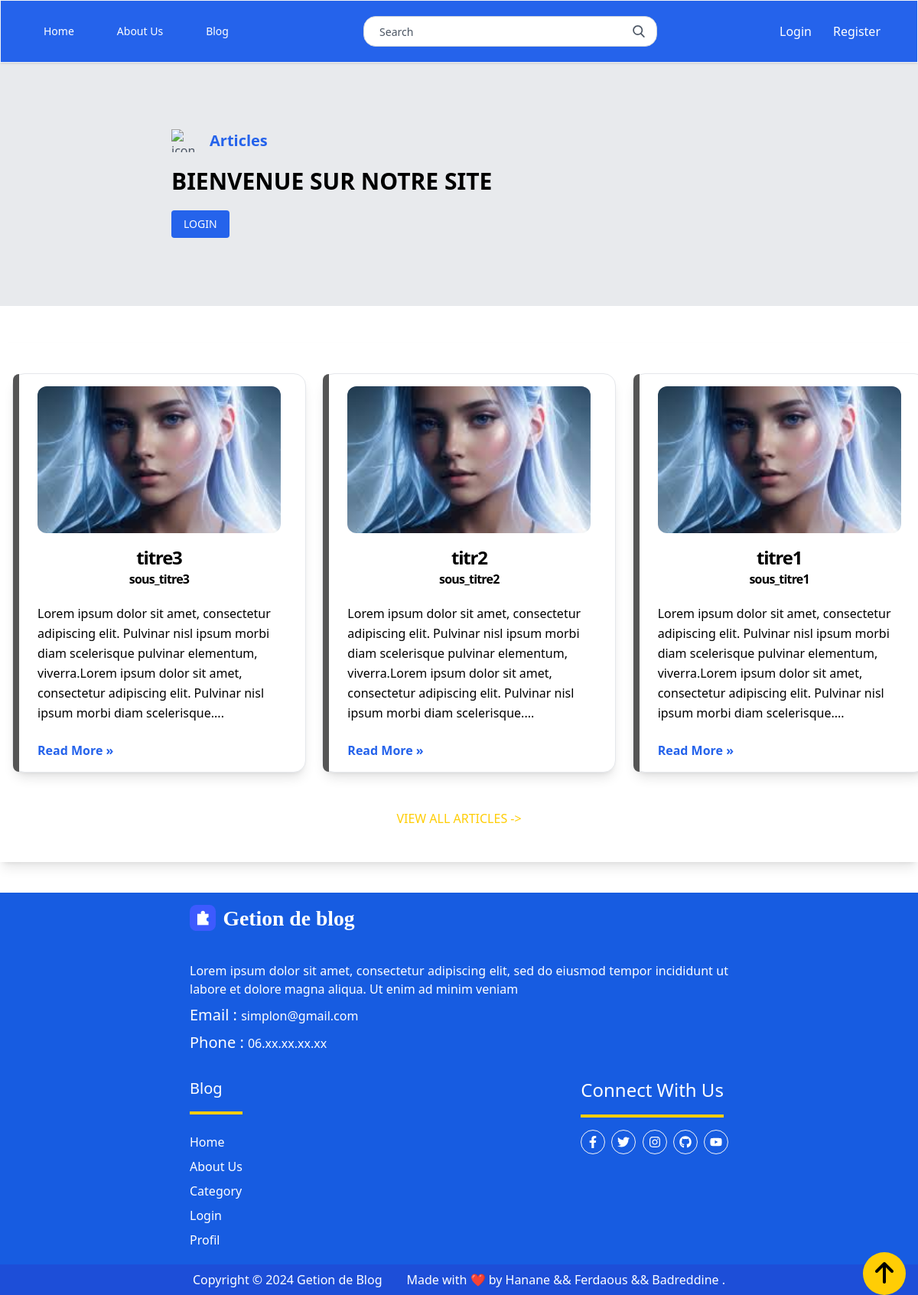
Page /Home.php on the committed database.
### tables this page shows
CREATE TABLE `articles` (
  `id_article` int(11) NOT NULL,
  `titre` varchar(100) NOT NULL,
  `sous_titre` varchar(100) DEFAULT NULL,
  `image_article` varchar(250) NOT NULL,
  `contenu` text NOT NULL,
  `date_publication` date DEFAULT NULL,
  `id_utilisateur` int(11) DEFAULT NULL,
  `id_categorie` int(11) DEFAULT NULL
);

### Home.php (the view, shortened to what this page needs)
<!DOCTYPE html>
<html lang="en">
<head>
    <link href="./style.css" rel="stylesheet">
    <link rel="stylesheet" href="https://unpkg.com/swiper/swiper-bundle.min.css">
    <link rel="stylesheet" href="https://cdnjs.cloudflare.com/ajax/libs/font-awesome/6.0.0-beta3/css/all.min.css">
</head>
<body>
    <?php include 'navbar.php'; ?>
    <header class="header mt-20">
        <div class="flex items-center px-56 py-5 h-full w-full bg-gray-300 bg-opacity-50">
            <div class="justify-start">
                <div class="flex gap-5 items-center text-gray-600 hover:text-gray-900 cursor-pointer">
                    <img src="https://icons.veryicon.com/png/o/miscellaneous/yuanql/icon-article.png" class="sFlh5c pT0Scc iPVvYb" style="max-width: 30px; height: 30px; width: 30px;" alt="icon-article Vector Icons free download in SVG, PNG Format">
                    <span class="text-xl text-blue-600 font-semibold">Articles</span>
                </div>
                <h1 class="text-[#000000] text-2xl mt-5 font-semibold uppercase md:text-3xl">Bienvenue sur Notre Site</h1>
                <button class="mt-5 px-4 py-2 bg-blue-600 text-white text-sm uppercase font-medium rounded hover:bg-blue-500 focus:outline-none focus:bg-blue-500">Login</button>
            </div>
        </div>
    </header>
    <main>
        <section class="relative mt-12 items-center justify-center w-full px-4 py-10 mx-auto max-w-7xl shadow-lg">
            <div class="grid w-full justify-center mr-40 items-center grid-cols-1 gap-12 mx-auto lg:grid-cols-3">
                <?php
                $host = 'localhost';
                $dbname = 'phblog';
                $conn = new mysqli($host, 'root', '', $dbname);
                $sql = "SELECT * FROM articles ORDER BY date_publication ASC LIMIT 3";
                $result = $conn->query($sql);
                if ($result->num_rows > 0) {
                    while($row = $result->fetch_assoc()) {
                ?>
                <div class="relative justify-center w-96 px-8 py-4 bg-white border border-gray-200 shadow-lg rounded-2xl">
                    <div class="absolute top-0 left-0 h-full bg-[#555555] w-2 rounded-tl-2xl rounded-bl-2xl"></div>
                    <img class="object-cover object-center w-full mb-4 lg:h-48 md:h-36 rounded-xl" src="<?php echo $row['image_article']; ?>" alt="Image">
                    <h1 class="text-2xl mt-2 font-semibold leading-none tracking-tighter text-center text-[#000000] lg:text-2xl"><?php echo $row['titre']; ?></h1>
                    <h6 class="mt-1 leading-none font-semibold tracking-tighter text-center text-[#000000]"><?php echo $row['sous_titre']; ?></h6>
                    <p class="text-base mt-6 justify-center leading-relaxed text-[#000000]">
                        <?php
                        $content = $row['contenu'];
                        $content_words = explode(" ", $content);
                        $limited_content = implode(" ", array_slice($content_words, 0, 30));
                        echo $limited_content;
                        ?>....
                    </p>
                    <div class="mt-6">
                        <?php if(isset($row['id_article']) && !empty($row['id_article'])): ?>
                            <a href="./Article.php?id=<?php echo $row['id_article']; ?>" class="inline-flex items-center font-semibold text-blue-600 hover:text-neutral-600">Read More »</a>
                        <?php endif; ?>
                    </div>
                </div>
                <?php
                    }
                } else {
                    echo "0 résultats";
                }
                ?>
            </div>
            <div class="flex justify-center items-center text-center mt-10">
                <a href="./Blog.php" class="block pb-1 mt-2 text-base text-[#FFCD05] w-48 uppercase border-b border-transparent hover:border-[#FFCD05]">View All Articles  -></a>
            </div>
        </section>
        <section class="fixed w-full bottom-0 right-0 flex flex-col">
            <div class="flex justify-end mr-4">
                <button id="scroll-top-btn" class="text-black py-2 px-2 w-14 h-14 bg-[#FFCD05] rounded-full" title="Remonter en haut" style="display: block;">
                    <i class="fas fa-arrow-up fa-2x"></i>
                </button>
            </div>
        </section>
    </main>
    <?php include 'footer.php'; ?>
</body>
</html>

### navbar.php (shortened to what this page needs)
<nav class="fixed inset-x-0 top-0 z-30 mx-auto w-full max-w-screen border border-gray-100 bg-blue-600 py-5 px-8 shadow backdrop-blur-lg">
    <div class="px-4">
        <div class="flex items-center justify-between">
            <div class="flex shrink-0 md:gap-36">
                <div class="flex items-center justify-between gap-5 md:flex md:gap-40">
                    <div class="flex gap-10 md:items-center md:justify-center">
                        <a aria-current="page" class="inline-block rounded-lg px-2 py-1 text-white text-sm font-medium transition-all duration-200 hover:bg-gray-100 hover:text-gray-900" href="./home.php">Home</a>
                        <a class="inline-block rounded-lg px-2 py-1 text-white text-sm font-medium transition-all duration-200 hover:bg-gray-100 hover:text-gray-900" href="#">About Us</a>
                        <a class="inline-block rounded-lg px-2 py-1 text-white text-sm font-medium transition-all duration-200 hover:bg-gray-100 hover:text-gray-900" href="./Blog.php">Blog</a>
                    </div>
                </div>
            </div>
            <div class="flex items-center justify-end gap-3 md:gap-40">
                <div class="relative mx-auto text-gray-600">
                    <input class="border border-gray-300 h-10 w-96 px-5 pr-16 rounded-2xl text-sm placeholder-current focus:outline-none dark:bg-gray-500 dark:border-gray-50 dark:text-gray-200" type="search" name="search" placeholder="Search">
                    <button type="submit" class="absolute right-0 top-0 mt-3 mr-4">
                    </button>
                </div>
                <div class="flex gap-7">
                    <?php if(isset($_SESSION['nom_utilisateur'])): ?>
                        <p class="text-white">Welcome, <?php echo $_SESSION['nom_utilisateur']; ?></p>
                        <?php if (isset($_SESSION['id_role'])): ?>
                            <?php if ($_SESSION['id_role'] == 1): ?>
                                <a href="dashboard/dashboard.php" class="text-white">Dashboard</a>
                                <a href="logout.php" class="text-white">Logout</a>
                            <?php elseif ($_SESSION['id_role'] == 2): ?>
                                <a href="profile.php" class="text-white">Profile</a>
                                <a href="logout.php" class="text-white">Logout</a>
                            <?php endif; ?>
                        <?php endif; ?>
                    <?php else: ?>
                        <a href="login.php" class="text-white">Login</a>
                        <a href="register.php" class="text-white">Register</a>
                    <?php endif; ?>
                </div>
            </div>
        </div>
    </div>
</nav>

### footer.php (shortened to what this page needs)
<!DOCTYPE html>
<html lang="en">
<head>
    <link rel="stylesheet" href="style.css">
</head>
<body>
<footer class="w-full">
    <div class="bg-[#175CE1]  mt-10 text-white">
      <div class="container px-40 mx-auto">
        <div class="-mx-4 flex flex-wrap justify-between">
          <div class="px-4 my-4 w-full xl:w-1/3">
            <a href="/" class="block w-56 mb-10">
              <svg version="1.1" viewBox="0 0 3368 512" xmlns="http://www.w3.org/2000/svg">
                <g fill="none" fill-rule="evenodd">
                  <g transform="translate(0 -75)">
                    <text fill="white" font-family="Nunito-Bold, Nunito" font-size="416" font-weight="bold">
                      <tspan x="654" y="480">Getion de blog</tspan>
                    </text>
                  </g>
                </g>
              </svg>
            </a>
            <p class="text-justify mt-5  ">
              Lorem ipsum dolor sit amet, consectetur adipiscing elit, sed do eiusmod tempor
              incididunt ut labore et dolore magna aliqua. Ut enim ad minim veniam
            </p>
            <p class="mt-2"><span class="text-white text-xl">Email : </span> simplon@gmail.com</p>
            <p class="mt-2"><span class="text-white text-xl">Phone :  </span>06.xx.xx.xx.xx</p>
          </div>
          <div class="px-4 my-4 w-full sm:w-auto">
            <div>
              <h1 class="text-white text-xl border-[#FFCD05] pb-4 mb-4 border-b-4">Blog</h1>
            </div>
            <ul class="leading-8 mt-5">
              <li><a href="./Home.php" >Home</a></li>
              <li><a href="#" >About Us</a></li>
              <li><a href="#" >Category</a></li>
              <li><a href="#" >Login</a></li>
              <li><a href="#" >Profil</a></li>
            </ul>
          </div>
          <div class="px-4 my-4 w-full sm:w-auto xl:w-1/5">
            <div>
              <h2 class="inline-block text-2xl pb-4 mb-4 border-b-4 border-[#FFCD05]">Connect With Us</h2>
            </div>
            <a href="#" class="inline-flex items-center justify-center h-8 w-8 border border-gray-100 rounded-full mr-1 hover:text-blue-400 hover:border-blue-400">
              <svg class="w-4 h-4 fill-current" xmlns="http://www.w3.org/2000/svg" viewBox="0 0 320 512">
                <path d="M279.14 288l14.22-92.66h-88.91v-60.13c0-25.35 12.42-50.06 52.24-50.06h40.42V6.26S260.43 0 225.36 0c-73.22 0-121.08 44.38-121.08 124.72v70.62H22.89V288h81.39v224h100.17V288z"></path>
              </svg>
            </a>
            <a href="#" class="inline-flex items-center justify-center h-8 w-8 border border-gray-100 rounded-full mr-1 hover:text-blue-400 hover:border-blue-400">
            </a>
            <a href="#" class="inline-flex items-center justify-center h-8 w-8 border border-gray-100 rounded-full mr-1 hover:text-blue-400 hover:border-blue-400">
            </a>
            <a href="#" class="inline-flex items-center justify-center h-8 w-8 border border-gray-100 rounded-full mr-1 hover:text-blue-400 hover:border-blue-400">
            </a>
            <a href="#" class="inline-flex items-center justify-center h-8 w-8 border border-gray-100 rounded-full hover:text-blue-400 hover:border-blue-400">
            </a>
          </div>
        </div>
      </div>
      <div class="bg-blue-700 p-2 iteams-centre text-white">
        <div class="container mx-auto px-40  ">
          <div class="-mx-4 flex flex-wrap  justify-center ">
            <div class="px-4 w-full text-center sm:w-auto sm:text-left">
              Copyright © 2024 Getion de Blog
            </div>
            <div class="px-4 w-full text-center sm:w-auto sm:text-left">
              Made with ❤️ by Hanane && Ferdaous && Badreddine .
            </div>
          </div>
        </div>
      </div>
    </div>
</footer>
</body>
</html>

### rows in the picture
articles: image_article (picture), titre "titre3", sous_titre "sous_titre3", limited_content "Lorem ipsum dolor sit amet, consectetur adipiscing elit. Pulvinar nisl ipsum morbi diam scelerisque pulvinar elementum, viverra.Lorem ipsum dolor sit amet, consectetur adipiscing elit. Pulvinar nisl ipsum morbi diam scelerisque"
articles: image_article (picture), titre "titr2", sous_titre "sous_titre2", limited_content "Lorem ipsum dolor sit amet, consectetur adipiscing elit. Pulvinar nisl ipsum morbi diam scelerisque pulvinar elementum, viverra.Lorem ipsum dolor sit amet, consectetur adipiscing elit. Pulvinar nisl ipsum morbi diam scelerisque"
articles: image_article (picture), titre "titre1", sous_titre "sous_titre1", limited_content "Lorem ipsum dolor sit amet, consectetur adipiscing elit. Pulvinar nisl ipsum morbi diam scelerisque pulvinar elementum, viverra.Lorem ipsum dolor sit amet, consectetur adipiscing elit. Pulvinar nisl ipsum morbi diam scelerisque"
